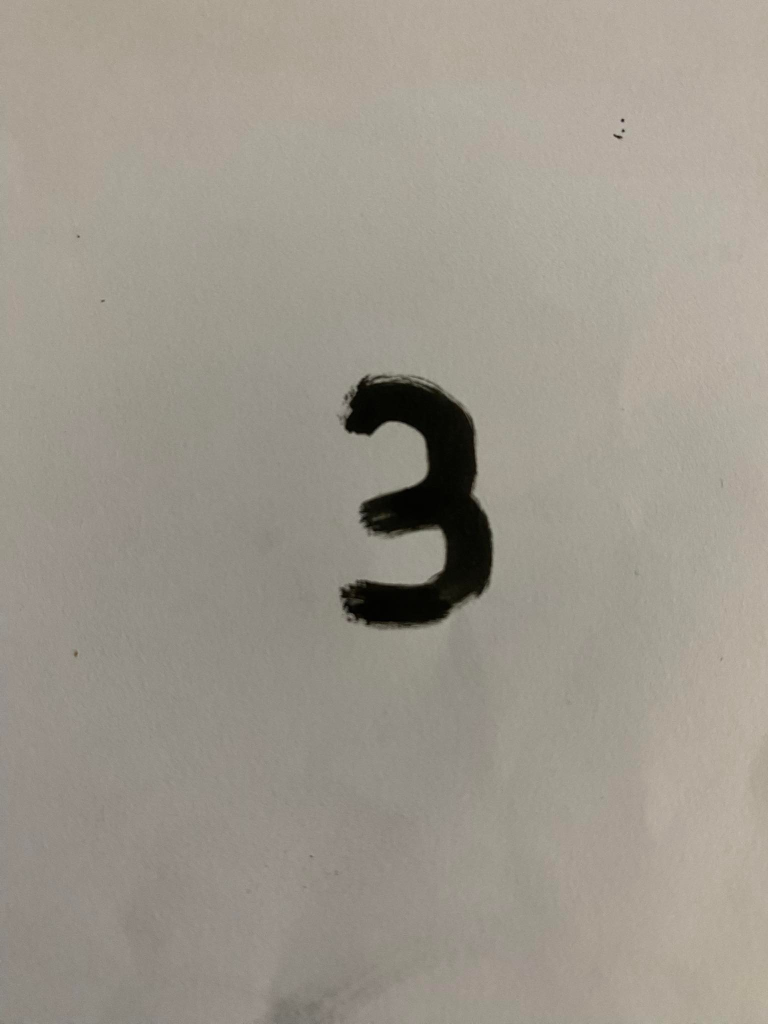
#> input picture 3.jpg, 1536 x 2048 px, given in place of the camera (shown at 1/2 size)
$ jupyter execute init.ipynb   (older library calls are emulated)
#> lines starting #> are read from the running program, lines starting #| are printed output that depends on the picture; after the words box and inside, x2 and y2 are one past the last pixel; in counts of white or black regions, pixels touching at a corner belong together
[cell 1]
import numpy as np
class NeuralNetMLP(object):
    # [15 lines left out: functions __init__, _onehot, not called in this run]

    def _sigmoid(self, z):
        return 1./(1. + np.exp(-np.clip(z, -250, 250)))

    def _forward(self, X):
        z_h = np.dot(X, self.w_h) + self.b_h
        a_h = self._sigmoid(z_h)
        z_out = np.dot(a_h, self.w_out) + self.b_out
        a_out = self._sigmoid(z_out)
        return z_h, a_h, z_out, a_out

    # [5 lines left out: function _cost, not called in this run]

    def predict(self, X):
        z_h, a_h, z_out, a_out = self._forward(X)
        y_pred = np.argmax(z_out, axis = 1)
        return y_pred

    # [66 lines left out: function fit, not called in this run]

[cell 2]
import cv2
import imutils
import joblib

CAMERA = cv2.VideoCapture(0)


CAPTURE_WIDTH = 900
ROI_LONG = 400 # Region Of Interest
MARGIN = 50
TOP = MARGIN
RIGHT = CAPTURE_WIDTH - MARGIN
BOTTOM = TOP + ROI_LONG
LEFT = RIGHT - ROI_LONG


model = joblib.load('Recognition.pkl')
#> (reads Recognition.pkl from the repository)
while(True):
    _, frame = CAMERA.read()
#> frame is the input picture: shape (2048, 1536, 3); mean B, G, R 140.5, 151.2, 157.1
    frame = imutils.resize(frame, CAPTURE_WIDTH)
#> frame: shape (1200, 900, 3)
    (height, width) = frame.shape[:2]
#> height = 1200; width = 900
    cv2.rectangle(frame, (LEFT, TOP), (RIGHT, BOTTOM), (0,255,0), 2)
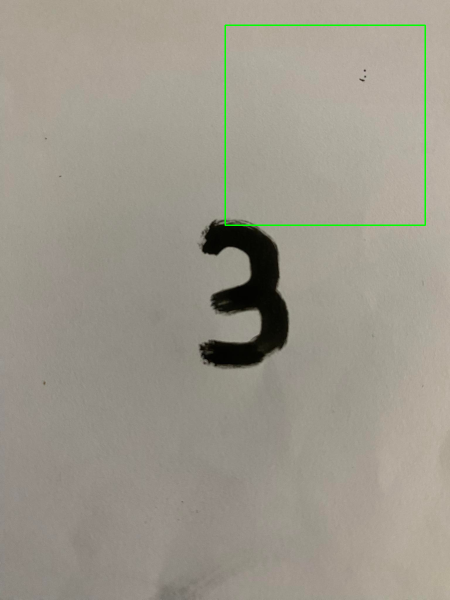
#> frame: shape (1200, 900, 3) (shown at 1/2 size); mean B, G, R 139.8, 151.6, 156.4

    roi = frame[TOP+2:BOTTOM-2, LEFT+2:RIGHT-2]
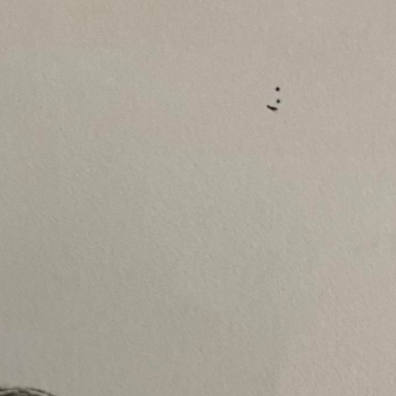
#> roi: shape (396, 396, 3); mean B, G, R 155.8, 167.4, 173.9
    gray = cv2.cvtColor(roi, cv2.COLOR_BGR2GRAY)
    _, gray = cv2.threshold(gray, 200, 255, cv2.THRESH_BINARY_INV) # need fixes
#> gray: shape (396, 396); every value is 255
    cv2.imshow("ROI", gray)

    # Predict and show prediction

    gray_small = imutils.resize(gray, 28)
#> gray_small: shape (28, 28); every value is 255
    gray_small = cv2.bitwise_not(gray_small)
#> gray_small: shape (28, 28); every value is 0
    gray_small = gray_small.reshape(1,28*28)


    pred = model.predict(gray_small)
#> in predict, `y_pred = np.argmax(z_out, axis = 1)`: y_pred = [5]
#> pred = [5]
    LABEL_TEXT = str(pred)
#> LABEL_TEXT = '[5]'
    LABEL_COLOR = (0,255,0)
    cv2.putText(frame, LABEL_TEXT, (LEFT, TOP-7), cv2.FONT_HERSHEY_SIMPLEX, 1, LABEL_COLOR, 2)
#> frame: shape (1200, 900, 3); 0.04% of pixels changed, all inside (x1, y1, x2, y2) = (453, 17, 496, 49)
    cv2.imshow('frame', frame)
    # Cut ROI and preprocess


    # if the user pressed "q", then stop looping
    if cv2.waitKey(1) & 0xFF == ord("q"):
#> (key q is pressed here)
        break

cv2.destroyAllWindows()
